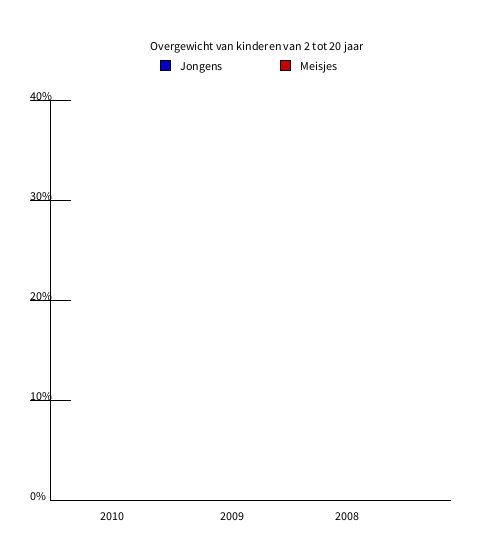
Frame 1 (no input)
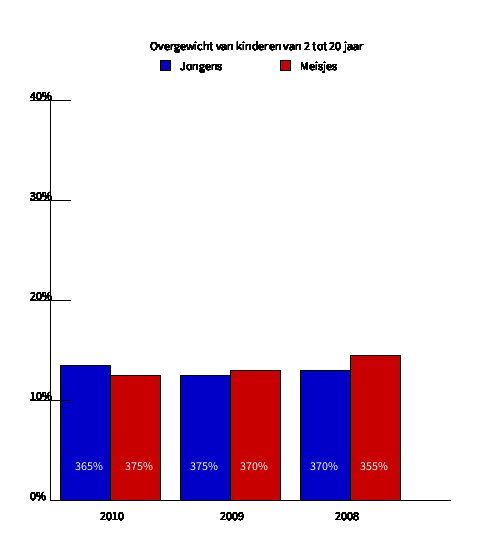
Frame 60 (the mouse pressed at the canvas centre just before this capture)
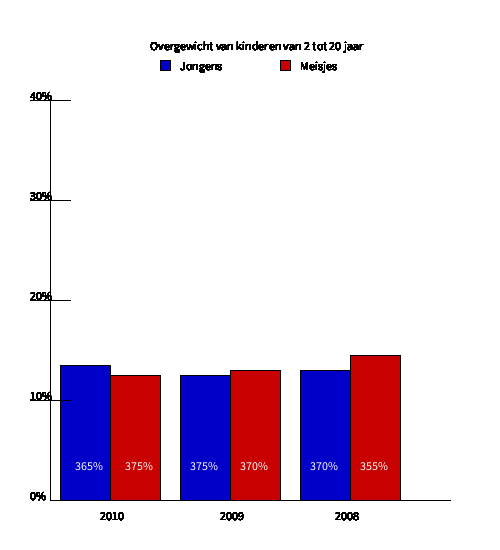
Frame 120 (the mouse held since frame 60 and released just before this capture)

The Processing sketch that drew these frames (run headless with seeded random() and noise(); from frame 60 on, the mouse is pressed at the canvas centre):

// Processing sketch: processing_42554
// ── processing_42554.pde


 
void setup() {
   size(500, 550);
   background(255);
   smooth();
   frameRate(15);
}

int y1 = 500;
int y2 = 0;

int x1 = 110;
int x2 = 500;

int counter = 1000;

void draw(){
  stroke(0);  
  BarChartSetup(); 
  checkBarLimit(); 
}

void BarChartSetup(){

fill(0);
text("Overgewicht van kinderen van 2 tot 20 jaar", 150, 50);
text("Jongens", 180, 70);
text("Meisjes", 300, 70);
text("2010", 100, 520);
text("2009", 220, 520);
text("2008", 335, 520);

fill(0,0,200);
rect(160,60,10,10);
fill(200,0,0);
rect(280,60,10,10);

stroke(0);

//verticale lijn
line(50,100,50,500);

//horizontale lijn
line(50,500,450,500);

//grens 10%
line(30,400,70,400);

//grens 20%
line(30,300,70,300);

//grens 30%
line(30,200,70,200);

//grens 40%
line(30,100,70,100);

fill(0);
text("0%", 30, 500);
text("10%", 30, 400);
text("20%", 30, 300);
text("30%", 30, 200);
text("40%", 30, 100);
}

void checkBarLimit(){

//Jaar 2010
//Jongens
if(y2 <= 135){
  

 
fill(0,0,200);
rect(60,y1,50,y2);
fill(255);
text(counter+"%",75,470); 
}

if(y2 <= 129){
//Meijes 
fill(200,0,0);
rect(110,y1,50,y2);
fill(255);
text(counter+"%",125,470); 
}

if(y2 <=126){
//Jaar 2009
//Jongens
fill(0,0,200);
rect(180,y1,50,y2);
fill(255);
text(counter+"%",190,470);  
}

if(y2 <= 134){
//Meijes 
fill(200,0,0);
rect(230,y1,50,y2);
fill(255);
text(counter+"%",240,470);  
}

if(y2 <=133){
//Jaar 2008
//Jongens 
fill(0,0,200);
rect(300,y1,50,y2);
fill(255);
text(counter+"%",310,470);  
}

if(y2 <=149){
//Meijes 
fill(200,0,0);
rect(350,y1,50,y2);
fill(255);
text(counter+"%",360,470);  

y1 = y1 - 5;
x1 = x1 -5;
y2 = y2 + 5;
x2 = x2 - 5;
counter = y1;
}


}
